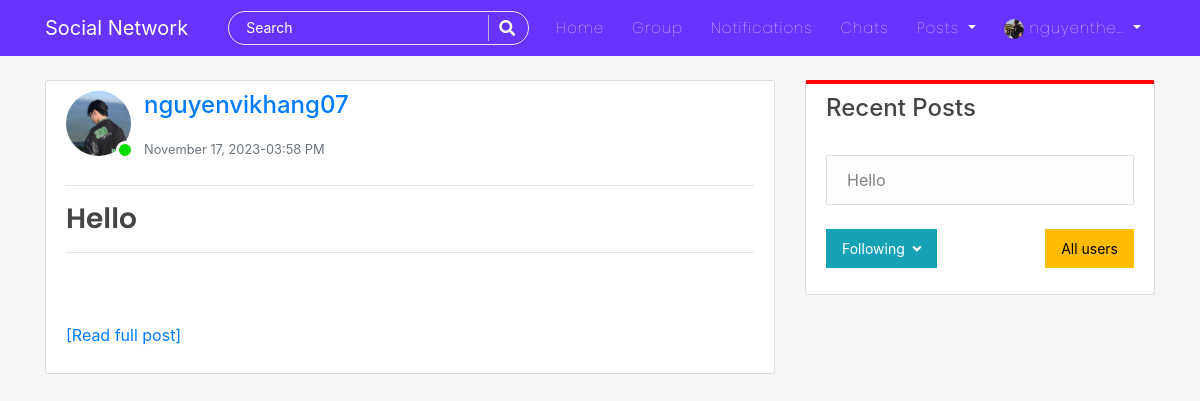
/feed/ (signed in), run on the app's committed database.
### users/models.py (models this page shows, shortened)
class Profile(models.Model):
    user = models.OneToOneField(User, on_delete=models.CASCADE)
    is_online = models.BooleanField(default=False)
    following = models.ManyToManyField(User, related_name="following", blank=True)
    friends = models.ManyToManyField(User, related_name='my_friends', blank=True)
    bio = models.CharField(default="",blank=True,null=True,max_length=350)
    date_of_birth = models.CharField(blank=True,max_length=150)
    updated = models.DateTimeField(auto_now=True)
    created = models.DateTimeField(auto_now_add=True)
    image = models.ImageField(default='default.jpg', upload_to='profile_pics',blank=True, null=True)
    def profile_posts(self):
        return self.user.post_set.all()

### blog/models.py (models this page shows, shortened)
class Post(models.Model):
    title = models.CharField(max_length=150)
    content = RichTextField(blank=True, null=True)
    image = models.ImageField(upload_to='post_images', null=True, blank=True)
    date_posted = models.DateTimeField(default=timezone.now)
    date_updated = models.DateTimeField(auto_now=True)
    author = models.ForeignKey(User, on_delete=models.CASCADE)
    likes = models.ManyToManyField(User, related_name="blogpost", blank=True)
    saves = models.ManyToManyField(User, related_name="blogsave", blank=True)

### blog/views.py (the view)
# urls.py: path('feed/', posts_of_following_profiles, name='posts-follow-view'),
@login_required
def posts_of_following_profiles(request):
    profile = Profile.objects.get(user = request.user)
    users = [user for user in profile.following.all()]
    posts = []
    qs = None
    for u in users:
        p = Profile.objects.get(user=u)
        p_posts = p.user.post_set.all()
        posts.append(p_posts)
    my_posts = profile.profile_posts()
    posts.append(my_posts)
    if len(posts)>0:
        qs = sorted(chain(*posts), reverse=True, key=lambda obj:obj.date_posted)
    paginator = Paginator(qs, 5)
    page = request.GET.get('page')
    try:
        posts_list = paginator.page(page)
    except PageNotAnInteger:
        posts_list = paginator.page(1)
    except EmptyPage:
        posts_list = paginator.page(paginator.num_pages)
    return render(request,'blog/feeds.html',{'profile':profile,'posts':posts_list})

### blog/templates/blog/feeds.html (shortened to what this page needs)
{% extends "blog/base.html" %}
{% block content %}
<div class="col-md-8">
    {% for post in posts %}
    <article class="content-section" style="overflow: auto;">
      <div class="media">
        <div class="img-cont3">
          <img class="rounded-circle article-img" src="{{post.author.profile.image.url}}" alt="image">
          {% if post.author.profile.is_online %}
              <span class="online-circle4"></span>
          {% else %}
              <span class="offline-circle4"></span>
          {% endif %}
        </div>
        <div class="media-body">
          <p>
            <a class="mr-2 h4" href="{% url 'profile-detail-view' post.author.pk %}">{{ post.author }}</a>
          </p>
          <small class="text-muted">{{ post.date_posted|date:"F d, Y-h:i A" }}</small>
        </div>
    </div>
    <hr>
    <h3><a class="article-title" href="{% url 'post-detail' post.id %}">{{ post.title }}</a></h3>
    <hr>
      <p class="article-content">{{ post.content|safe|linebreaks|truncatewords_html:"20" }}<a href="{% url 'post-detail' post.id %}">[Read full post]</a></p>
    </article>
    {% endfor %}
</div>
<div class="col-md-4">
  <div class="content-section" style="border-top: 4px solid red;">
    <h4>Recent Posts</h4>
    <br>
      <ul class="list-group">
          {% if posts.0 %}
            <a href="{% url 'post-detail' posts.0.pk %}"><li class="list-group-item list-group-item-light">{{ posts.0.title }}</li></a>
          {% else %}
            <span class="text-muted">Your Feed is empty</span>
          {% endif %}
      </ul>
      <br>
        <div>
          <a class="btn btn-info" data-toggle="collapse" href="#collapseExample" role="button" aria-expanded="false" aria-controls="collapseExample">Following &nbsp;<i class="fas fa-angle-down"></i></a>
          <a class="btn btn-warning float-right" href="{% url 'profile-list-view' %}">All users</a>
          <br>
      </div>
  </div>
</div>
{% endblock %}

### blog/templates/blog/navbar.html (shortened to what this page needs)
<nav class="navbar navbar-expand-lg navbar-dark bg-steel fixed-top">
    <div class="container">
      <a class="navbar-brand mr-4 pr-3" href="/">Social Network</a>
      <div class="collapse navbar-collapse" id="navbarToggle">
        <div class="navbar-nav mr-auto">
          <div id="searchbar" >
            <form method="GET" action="/search">
              <input required name="query" id="search" type="text" placeholder="Search">
              <button class="search-btn" type="submit"><i class="fas fa-search"></i></button>
            </form>
          </div>
        </div>
        <div class="navbar-nav">
          <a class="nav-item nav-link" href="{% url 'blog-home' %}">Home</a>
          <a class="nav-item nav-link" href="{% url 'groups:group' %}">Group</a>
          {% if user.is_authenticated %}
          <a class="nav-item nav-link" href="{% url 'show-notifications' %}">Notifications</a>
          <a class="nav-item nav-link" href="{% url 'room-enroll' %}">Chats</a>
          <div class="dropdown">
            <a class="dropdown-toggle nav-link" href="#" role="button" id="dropdownMenuLink1" data-toggle="dropdown" aria-haspopup="true" aria-expanded="false">
              Posts
            </a>
          </div>
          {% endif %}
          {% if user.is_authenticated %}
            <div class="dropdown">
              <a class="dropdown-toggle nav-link" href="#" role="button" id="dropdownMenuLink2" data-toggle="dropdown" aria-haspopup="true" aria-expanded="false">
                <img class="rounded-circle" style="height: 20px; width: 20px;" src="{{user.profile.image.url}}" alt="">&nbsp;{{user|truncatechars:"10"}}
              </a>
            </div>
          {% else %}
            <a class="nav-item nav-link" href="{% url 'account_login' %}">Login</a>
            <a class="nav-item nav-link" href="{% url 'register' %}">Register</a>
          {% endif %}
        </div>
      </div>
    </div>
</nav>

### blog/static/blog/main.css (style rules this page uses)
body { background: #f7f7f7; color: #333333; margin-top: 5rem; scroll-behavior: smooth; }
h1, h2, h3, h4, h5, h6 { color: #444444; }
ul { margin: 0; }
.bg-steel { background: #6633FF; }
.site-header .navbar-nav .nav-link { color: #ffffff; font-family:'Poppins'; font-weight: 100; margin: 0px 6px; font-size: 15px; letter-spacing: 1px; }
.content-section { background: #ffffff; padding: 10px 20px; border: 1px solid #dddddd; border-radius: 3px; margin-bottom: 20px; }
.article-title { color: #444444; font-family: 'poppins'; font-weight: 600; }
.article-content { white-space: pre-line; }
.article-img { height: 65px; width: 65px; margin-right: 16px; }
.img-cont3 { height: 78px; width: 78px; position: relative; }
.online-circle4 { width: 18px; height: 18px; border-radius: 50%; background-color:#07dd00; border: 3px solid white; bottom: 10px; right: 10px; position: absolute; }
#searchbar form { width: auto; display: flex; flex-direction: row; border-radius: 50px; padding: 3px 15px; background-color: transparent; border: 1px solid #e4e4e4; margin-right: 10px; }
#searchbar form input::placeholder { color: #fff; font-size: 14px; }
#searchbar form input { border: none; outline: none; color: #fff; font-size: 15px; flex: 1; background-color:transparent; }
.search-btn { color:#fff; border: none; width: 25px; padding-left: 10px; border-left: 1px solid rgba(202, 202, 202, 0.829); outline: none; background-color: transparent; }
.search-btn i { font-size: 16px; }
.btn { border-radius: 0px; padding: 8px 15px; font-size: 14px; }
.btn-warning { background-color: rgb(255, 187, 0); color: rgb(0, 0, 0); }

### data on the page
Post: author.profile.image (picture), author "nguyenvikhang07", date_posted "November 17, 2023-03:58 PM", title "Hello"

### other printed values
{{ user|truncatechars:"10" }} "nguyenthe…"
